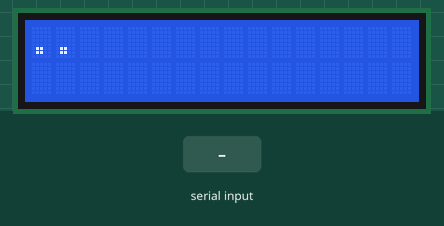
The sketch below on a simulated Arduino Uno, built with avr-gcc and run on an emulated ATmega328P. Parts: 16×2 character LCD. The test bench sets the inputs (shaded band). What the sketch prints to the serial monitor is not drawn.

Above: at 1.2 s.
1.3 s: "  Palavra: \n" received over Serial
At 3.6 s:
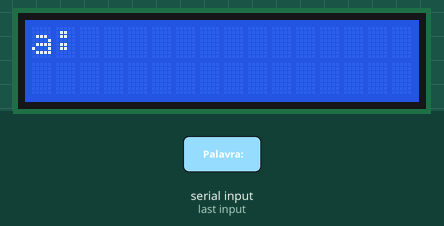
Timing chart, 0 to 5.1 s (numbered marks = the images above; inputs shaded):
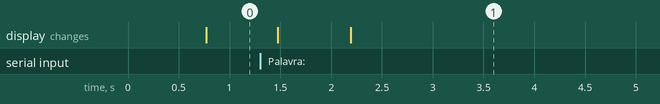

Measured:
- after the input at 1.3 s, the display: first differs from a run without the input after 0.90 s (image 1)

The sketch:

ard.ino
```cpp
//Programa: Display LCD 16x2 e modulo I2C
//Autor: Arduino e Cia

#include <Wire.h>
#include <LiquidCrystal_I2C.h>
String sWord = "espada";

//Inicializa o display no endereco 0x27
LiquidCrystal_I2C lcd(0x27,16,2);

void setup()
{
  Serial.begin(9600);
 lcd.init();
}

void loop()
{
  lcd.setBacklight(HIGH);
  lcd.setCursor(0,0);
  lcd.print(".");
  delay(700);
  lcd.clear();
  lcd.print("..");
  delay(700);
  lcd.clear();
  lcd.print("...");
  delay(700);
  lcd.clear();

  String received = Serial.readStringUntil('\n');

   if (received.startsWith("  Palavra: ")) {
    sWord = received.substring(8);
     Serial.println("Palavra: ");
     Serial.print(sWord);
     lcd.print(sWord);
    }

  delay(5000);
  lcd.clear();
}
```
